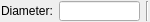
<?xml version="1.0" encoding="UTF-8"?>
<ui version="4.0">
 <class>Ui_CircleDiamOptions</class>
 <widget class="QWidget" name="Ui_CircleDiamOptions">
  <property name="geometry">
   <rect>
    <x>0</x>
    <y>0</y>
    <width>150</width>
    <height>22</height>
   </rect>
  </property>
  <property name="sizePolicy">
   <sizepolicy hsizetype="Fixed" vsizetype="Fixed">
    <horstretch>0</horstretch>
    <verstretch>0</verstretch>
   </sizepolicy>
  </property>
  <property name="minimumSize">
   <size>
    <width>111</width>
    <height>22</height>
   </size>
  </property>
  <property name="maximumSize">
   <size>
    <width>150</width>
    <height>22</height>
   </size>
  </property>
  <property name="windowTitle">
   <string>Circle Options</string>
  </property>
  <layout class="QHBoxLayout">
   <property name="leftMargin">
    <number>1</number>
   </property>
   <property name="topMargin">
    <number>1</number>
   </property>
   <property name="rightMargin">
    <number>1</number>
   </property>
   <property name="bottomMargin">
    <number>1</number>
   </property>
   <item>
    <widget class="QLabel" name="lDiameter">
     <property name="text">
      <string>Diameter:</string>
     </property>
     <property name="wordWrap">
      <bool>false</bool>
     </property>
    </widget>
   </item>
   <item>
    <widget class="QLineEdit" name="leDiameter"/>
   </item>
   <item>
    <widget class="Line" name="sep1">
     <property name="sizePolicy">
      <sizepolicy hsizetype="Fixed" vsizetype="Minimum">
       <horstretch>0</horstretch>
       <verstretch>0</verstretch>
      </sizepolicy>
     </property>
     <property name="frameShape">
      <enum>QFrame::VLine</enum>
     </property>
     <property name="frameShadow">
      <enum>QFrame::Sunken</enum>
     </property>
    </widget>
   </item>
  </layout>
 </widget>
 <layoutdefault spacing="6" margin="11"/>
 <resources/>
 <connections>
  <connection>
   <sender>leDiameter</sender>
   <signal>textChanged(QString)</signal>
   <receiver>Ui_CircleDiamOptions</receiver>
   <slot>updateDiameter(QString)</slot>
   <hints>
    <hint type="sourcelabel">
     <x>74</x>
     <y>20</y>
    </hint>
    <hint type="destinationlabel">
     <x>20</x>
     <y>20</y>
    </hint>
   </hints>
  </connection>
 </connections>
</ui>
